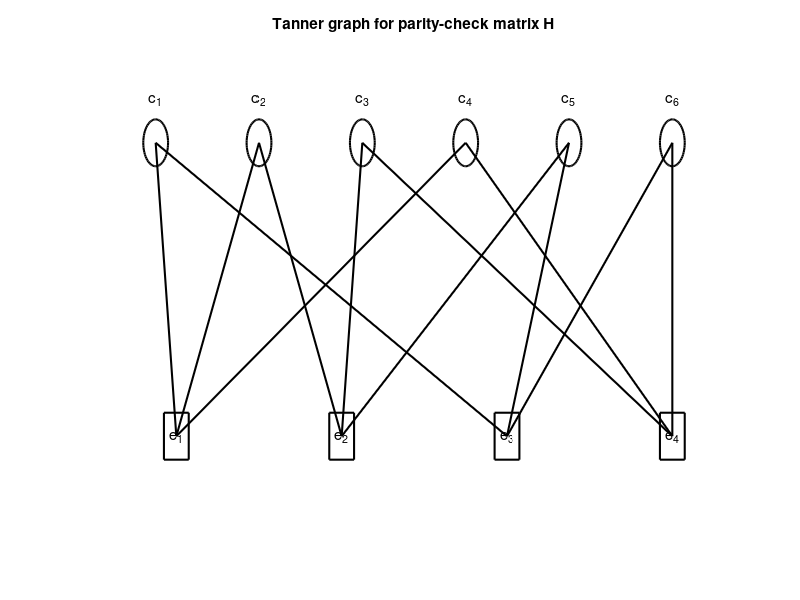

The MATLAB script that drew this image:
clear; close all; clc;

% Question 1 - Draw the Tanner graph for parity-check matrix H
% Luong Hai Long - 22207056

baseDir = fileparts(mfilename('fullpath'));

H = [1 1 0 1 0 0;
     0 1 1 0 1 0;
     1 0 0 0 1 1;
     0 0 1 1 0 1];

fig = figure('Name','Tanner graph for parity-check matrix H');
hold on; grid on; axis off;
title('Tanner graph for parity-check matrix H');

x_var = 1:6;
y_var = 2.0 * ones(1,6);
x_chk = [1.2 2.8 4.4 6.0];
y_chk = 0.5 * ones(1,4);

for j = 1:size(H,1)
    for i = 1:size(H,2)
        if H(j,i) == 1
            plot([x_var(i), x_chk(j)], [y_var(i), y_chk(j)], 'k-', 'LineWidth', 1.5);
        end
    end
end

for i = 1:6
    rectangle('Position',[x_var(i)-0.12, y_var(i)-0.12, 0.24, 0.24], ...
              'Curvature',[1 1], 'EdgeColor','k', 'LineWidth', 1.5);
    text(x_var(i), y_var(i)+0.22, sprintf('c_%d', i), ...
         'HorizontalAlignment','center', 'FontSize', 11, 'Interpreter','tex');
end

for j = 1:4
    rectangle('Position',[x_chk(j)-0.12, y_chk(j)-0.12, 0.24, 0.24], ...
              'EdgeColor','k', 'LineWidth', 1.5);
    text(x_chk(j), y_chk(j), sprintf('e_%d', j), ...
         'HorizontalAlignment','center', 'VerticalAlignment','middle', ...
         'FontSize', 11, 'Interpreter','tex');
end

xlim([0.5 6.5]);
ylim([0 2.5]);
hold off;

saveas(fig, fullfile(baseDir, 'tanner_ldpc.png'));
